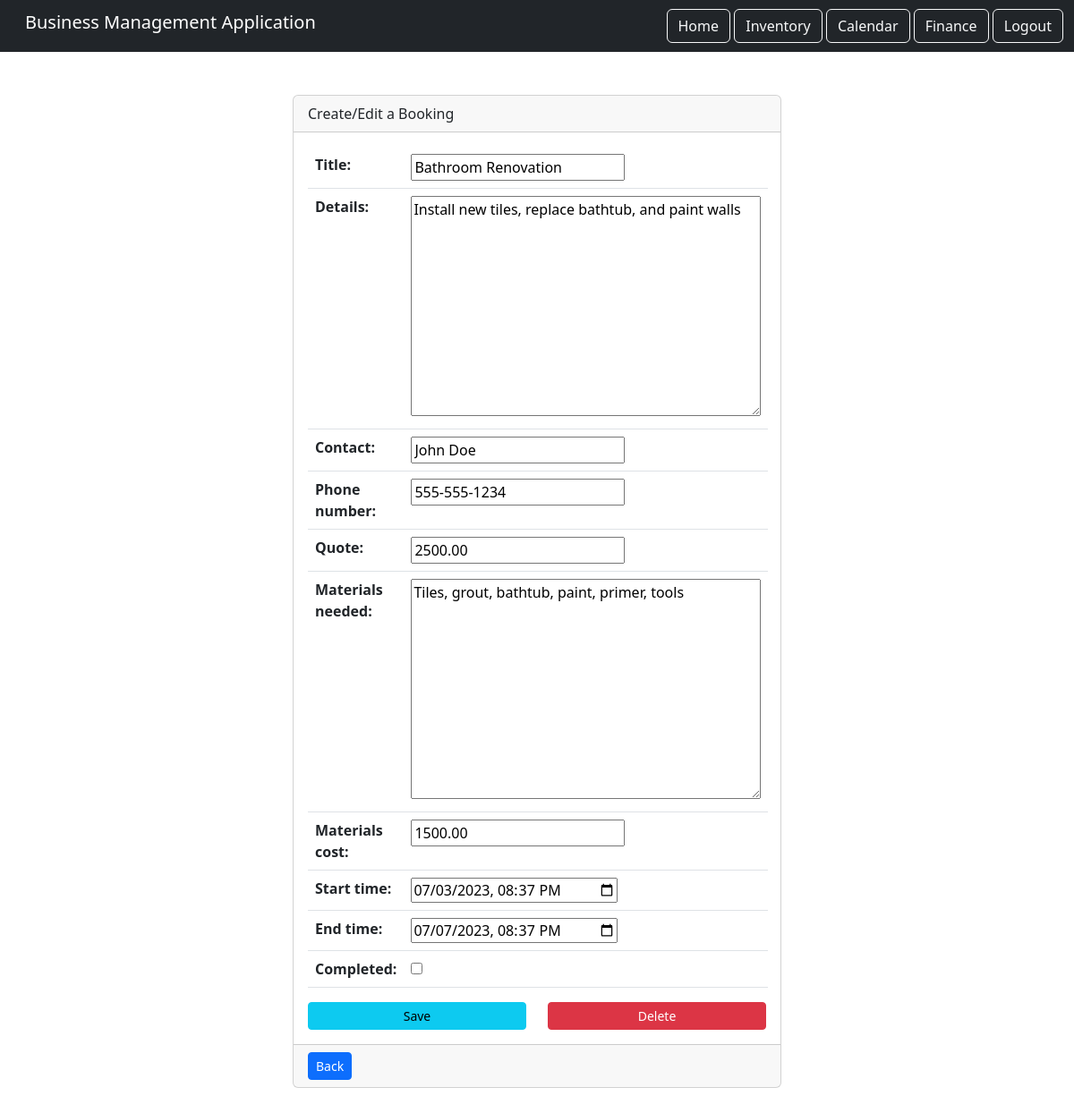
Page /calendar/booking/edit/58/ (signed in) on the earlier database version.
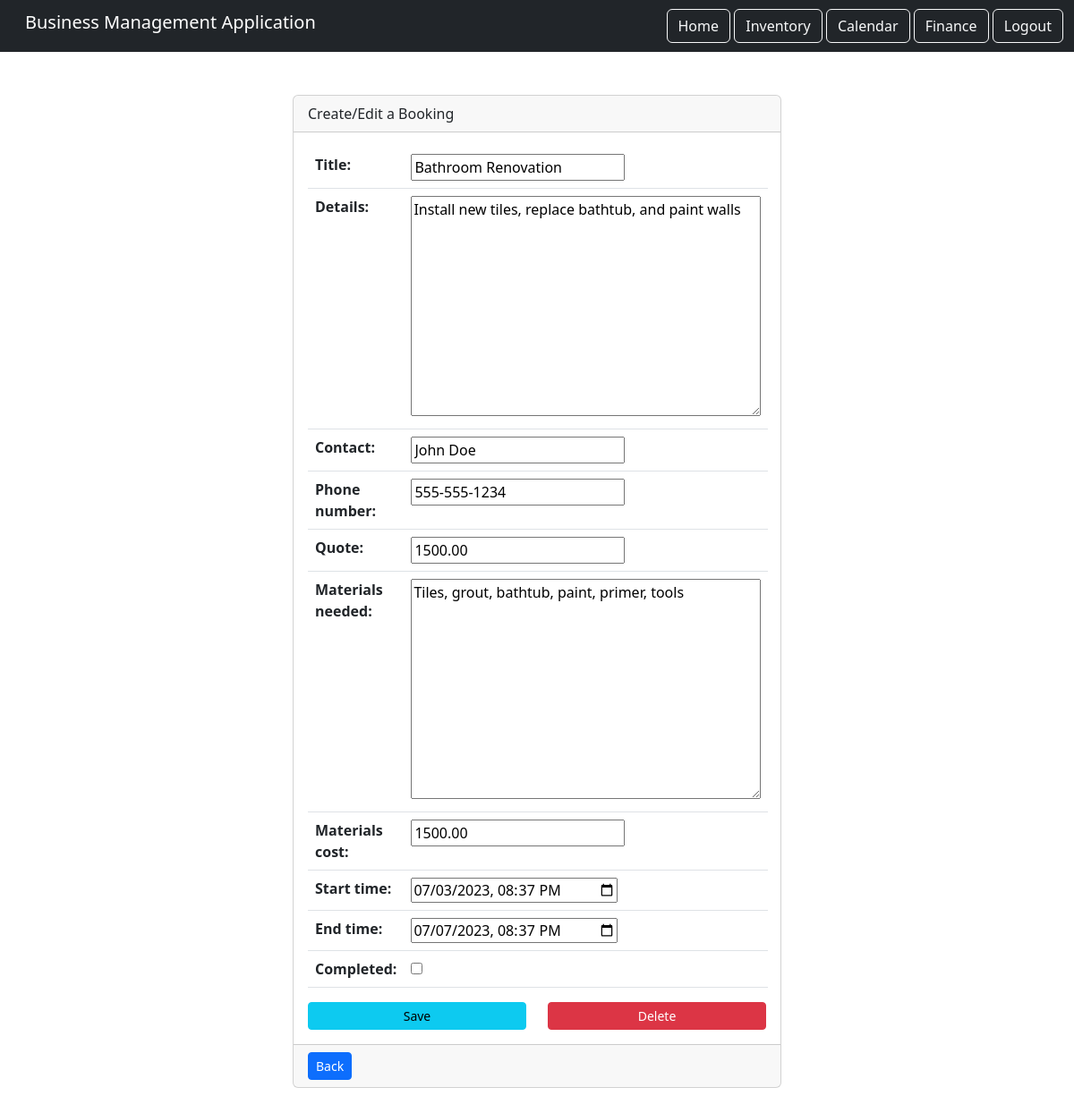
Same page on the later database version.
### calendar_component/models.py (models this page shows, shortened)
class Booking(models.Model):
    title = models.CharField(max_length=200)
    details = models.TextField()
    contact = models.CharField(max_length=200)
    phone_number = models.CharField(max_length=15)
    quote = models.DecimalField(max_digits=10, decimal_places=2)
    materials_needed = models.TextField()
    materials_cost = models.DecimalField(max_digits=10, decimal_places=2)
    start_time = models.DateTimeField()
    end_time = models.DateTimeField()
    completed = models.BooleanField(default=False)
    user = models.ForeignKey(User, on_delete=models.CASCADE, related_name='bookings')

### calendar_component/views.py (the view)
# urls.py: path('booking/edit/<int:booking_id>/', views.booking, name='booking_edit'),
def booking(request, booking_id=None):
    if booking_id: # checks if there is a bookingid and if there is make sure it is for the user
        booking = get_object_or_404(Booking, pk=booking_id, user=request.user)
    else:
        booking = Booking() # creates a new booking instance if there is no bookingid
    if request.method == 'POST': # makes sure the booking form is sent using a POST request
        form = BookingForm(request.POST, instance=booking) # adds booking details to the form
        if form.is_valid():
            booking = form.save(commit=False)
            booking.user = request.user  # links the booking with the user
            booking.save()
            return HttpResponseRedirect(reverse('calendar_component:calendar'))
    else:
        form = BookingForm(instance=booking) # if not a POST request form remains and booking is not saved
    return render(request, 'booking.html', {'form': form}) # displays booking page with the booking form

### calendar_component/forms.py
class BookingForm(ModelForm):
    completed = BooleanField(required=False) # adding completed to the form
    class Meta:
        model = Booking
        exclude = ('user',)  # dont want user to appear on the form
        widgets = {
            'start_time': DateInput(attrs={'type': 'datetime-local'}, format='%Y-%m-%dT%H:%M'), # displayes the booked start and end times in the widgets
            'end_time': DateInput(attrs={'type': 'datetime-local'}, format='%Y-%m-%dT%H:%M'),
        }
        fields = '__all__' # sets all feilds to the form except whats excluded
    def __init__(self, *args, **kwargs): # when the form is created it will set the date and time
        super(BookingForm, self).__init__(*args, **kwargs)
        self.fields['start_time'].input_formats = ('%Y-%m-%dT%H:%M',)
        self.fields['end_time'].input_formats = ('%Y-%m-%dT%H:%M',)

### calendar_component/templates/booking.html (shortened to what this page needs)
{% extends 'base.html' %}
{% load static %}
{% block content %}
<div class="row">
    <div class="col-md-6 mx-auto">
        <div class="card">
            <div class="card-header">Create/Edit a Booking</div>
            <div class="card-body">
                <form method="post">
                    <div class="form-group">
                        <table class="table">
                            {{ form }}
                        </table>
                    </div>
                   <div class="row d-flex justify-content-center">
                    {% if not form.instance.pk %}
                        <div class="col-5 d-flex justify-content-center">
                            <button type="submit" class="btn btn-sm btn-info w-100">Save</button>
                        </div>
                    {% else %}
                        <div class="col-6 d-flex justify-content-center">
                            <button type="submit" class="btn btn-sm btn-info w-100">Save</button>
                        </div>
                        <div class="col-6 d-flex justify-content-center">
                            <button type="button" class="btn btn-sm btn-danger w-100" data-bs-toggle="modal" data-bs-target="#deleteModal-{{ form.instance.pk }}">Delete</button>
                        </div>
                    {% endif %}
                </div>
                </form>
            </div>
            <div class="card-footer">
                <a href="{% url 'calendar_component:calendar' %}" class="btn btn-sm btn-primary">Back</a>
            </div>
        </div>
    </div>
</div>
{% endblock content %}

Differences in the rows shown:
changed Booking "Bathroom Renovation": quote "2500.00" → "1500.00"
